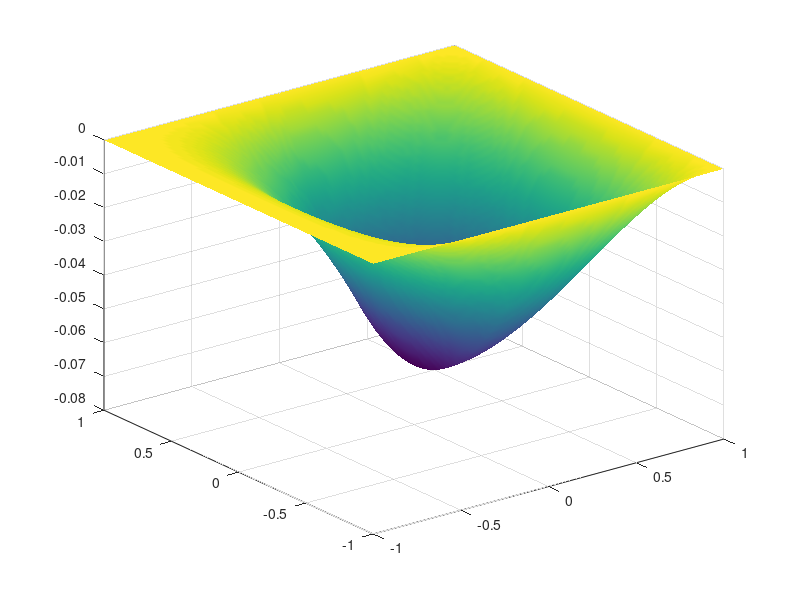

Here is the MATLAB script that generated this plot:
x1 = linspace(-1,0,50)'*ones(1,100);
y1 = ones(50,1)*linspace(-1,1,100);
y2 = ones(50,1)*linspace(-1,1,100);
x2 = linspace(0,1,50)'*ones(1,100);
x = [x1 ; x2];
y = ones(100,1)*linspace(-1,1,100);
u1 = 1/16*(y1.^2-1).*(x1+1).^2;
u2 = 1/16*(1-y2.^2).*((x2.^2-1)+2*1e-3*x2.*(x2-1));
u = [u1 ; u2];
surf(x,y,u); shading interp